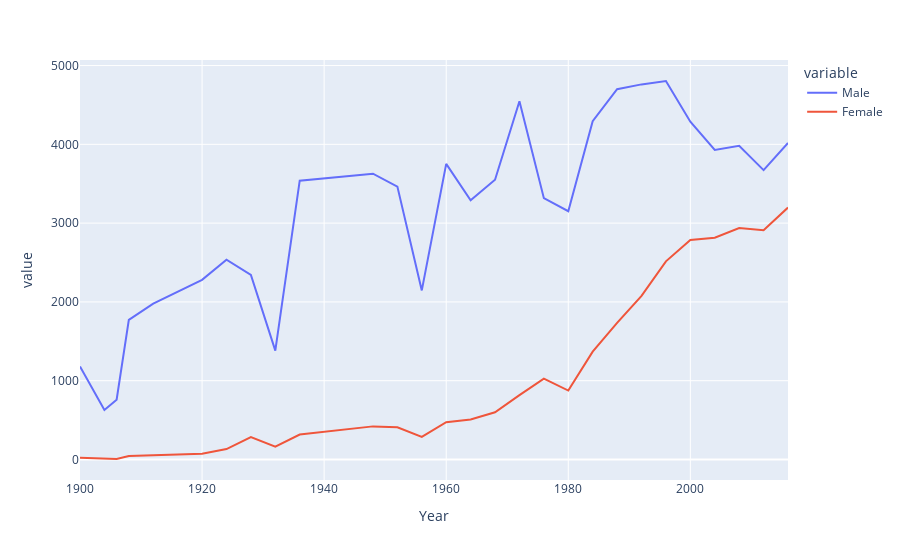

Notebook code for this chart:
### Code cell
fig = px.line(final, x = 'Year', y = ['Male', 'Female'])
fig.show()

### Figure 1 — Plotly figure (JSON) as saved in the notebook; plotly's stock layout.template omitted (floating-point values rounded to 4 significant figures)
{"data": [{"hovertemplate": "variable=Male<br>Year=%{x}<br>value=%{y}<extra></extra>", "legendgroup": "Male", "line": {"color": "#636efa", "dash": "solid"}, "marker": {"symbol": "circle"}, "mode": "lines", "name": "Male", "orientation": "v", "showlegend": true, "type": "scatter", "x": [1900, 1904, 1906, 1908, 1912, 1920, 1924, 1928, 1932, 1936, 1948, 1952, 1956, 1960, 1964, 1968, 1972, 1976, 1980, 1984, 1988, 1992, 1996, 2000, 2004, 2008, 2012, 2016], "xaxis": "x", "y": [1181, 629, 759, 1772, 1978, 2280, 2535, 2342, 1382, 3539, 3628, 3464, 2146, 3752, 3290, 3551, 4547, 3317, 3151, 4294, 4700, 4761, 4804, 4287, 3929, 3982, 3673, 4018], "yaxis": "y"}, {"hovertemplate": "variable=Female<br>Year=%{x}<br>value=%{y}<extra></extra>", "legendgroup": "Female", "line": {"color": "#EF553B", "dash": "solid"}, "marker": {"symbol": "circle"}, "mode": "lines", "name": "Female", "orientation": "v", "showlegend": true, "type": "scatter", "x": [1900, 1904, 1906, 1908, 1912, 1920, 1924, 1928, 1932, 1936, 1948, 1952, 1956, 1960, 1964, 1968, 1972, 1976, 1980, 1984, 1988, 1992, 1996, 2000, 2004, 2008, 2012, 2016], "xaxis": "x", "y": [23, 6, 6, 44, 53, 73, 132, 285, 162, 316, 420, 408, 286, 473, 507, 599, 816, 1027, 875, 1368, 1733, 2077, 2515, 2786, 2815, 2937, 2909, 3197], "yaxis": "y"}], "layout": {"legend": {"title": {"text": "variable"}, "tracegroupgap": 0}, "margin": {"t": 60}, "xaxis": {"anchor": "y", "domain": [0, 1], "title": {"text": "Year"}}, "yaxis": {"anchor": "x", "domain": [0, 1], "title": {"text": "value"}}}}
